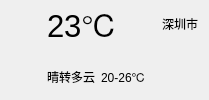
     <widget class="QWidget" name="widget_2" native="true">
      <layout class="QHBoxLayout" name="horizontalLayout" stretch="1,5">
       <property name="topMargin">
        <number>0</number>
       </property>
       <property name="bottomMargin">
        <number>0</number>
       </property>
       <item>
        <widget class="QLabel" name="label_sun">
         <property name="sizePolicy">
          <sizepolicy hsizetype="Ignored" vsizetype="Ignored">
           <horstretch>0</horstretch>
           <verstretch>0</verstretch>
          </sizepolicy>
         </property>
         <property name="maximumSize">
          <size>
           <width>50</width>
           <height>50</height>
          </size>
         </property>
         <property name="text">
          <string/>
         </property>
         <property name="pixmap">
          <pixmap resource="resc.qrc">:/res/sun.png</pixmap>
         </property>
         <property name="scaledContents">
          <bool>true</bool>
         </property>
        </widget>
       </item>
       <item>
        <layout class="QGridLayout" name="gridLayout_2">
         <item row="1" column="1">
          <widget class="QLabel" name="label_temprange">
           <property name="text">
            <string>20-26℃</string>
           </property>
          </widget>
         </item>
         <item row="0" column="3">
          <widget class="QLabel" name="label_city">
           <property name="text">
            <string>深圳市</string>
           </property>
          </widget>
         </item>
         <item row="1" column="0">
          <widget class="QLabel" name="label_temptype">
           <property name="text">
            <string>晴转多云</string>
           </property>
          </widget>
         </item>
         <item row="0" column="0" colspan="2">
          <widget class="QLabel" name="label_temp">
           <property name="font">
            <font>
             <pointsize>23</pointsize>
            </font>
           </property>
           <property name="text">
            <string>23℃</string>
           </property>
          </widget>
         </item>
         <item row="1" column="2">
          <spacer name="horizontalSpacer">
           <property name="orientation">
            <enum>Qt::Orientation::Horizontal</enum>
           </property>
           <property name="sizeHint" stdset="0">
            <size>
             <width>40</width>
             <height>20</height>
            </size>
           </property>
          </spacer>
         </item>
        </layout>
       </item>
      </layout>
     </widget>
